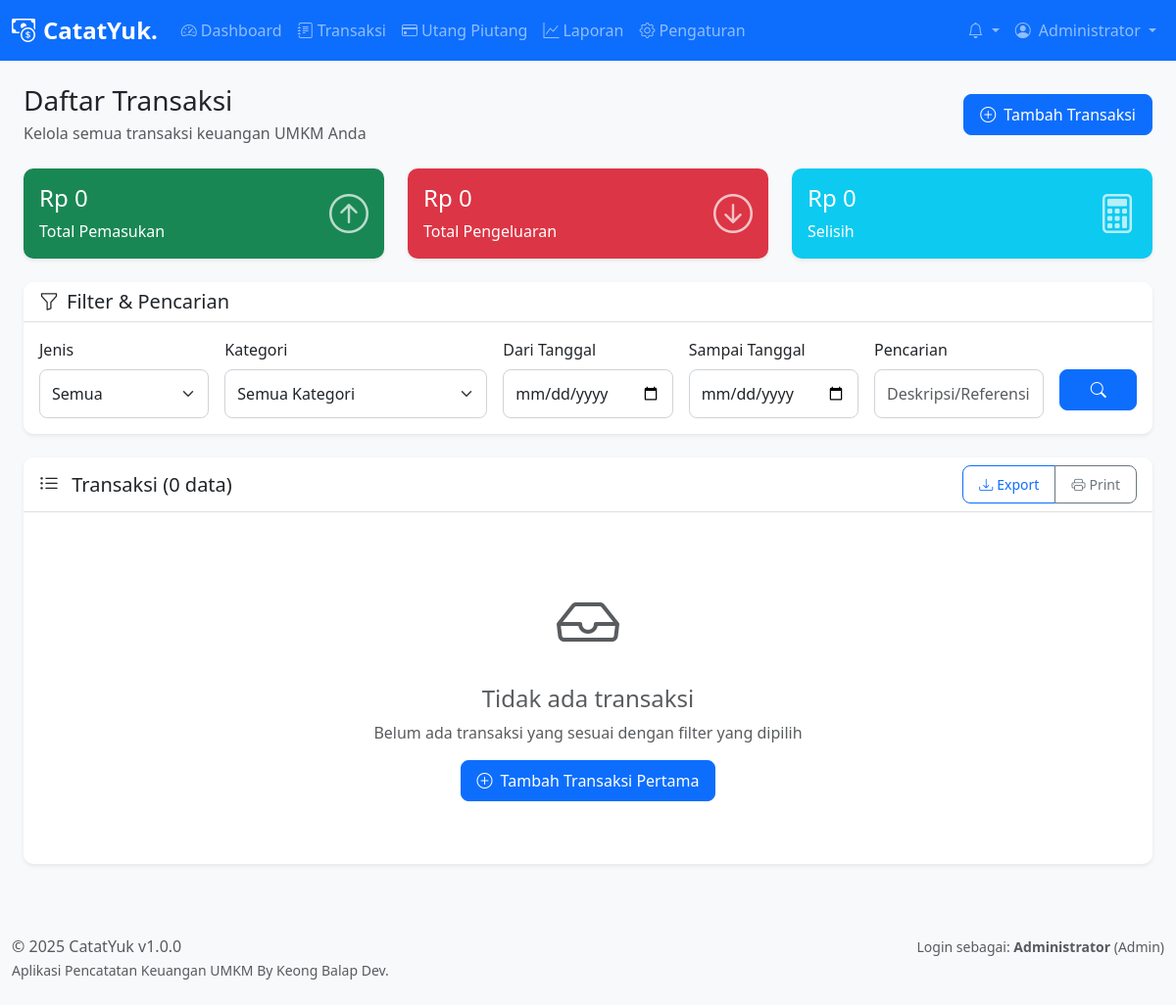
Page /pages/transactions/index.php (signed in) on the earlier database version.
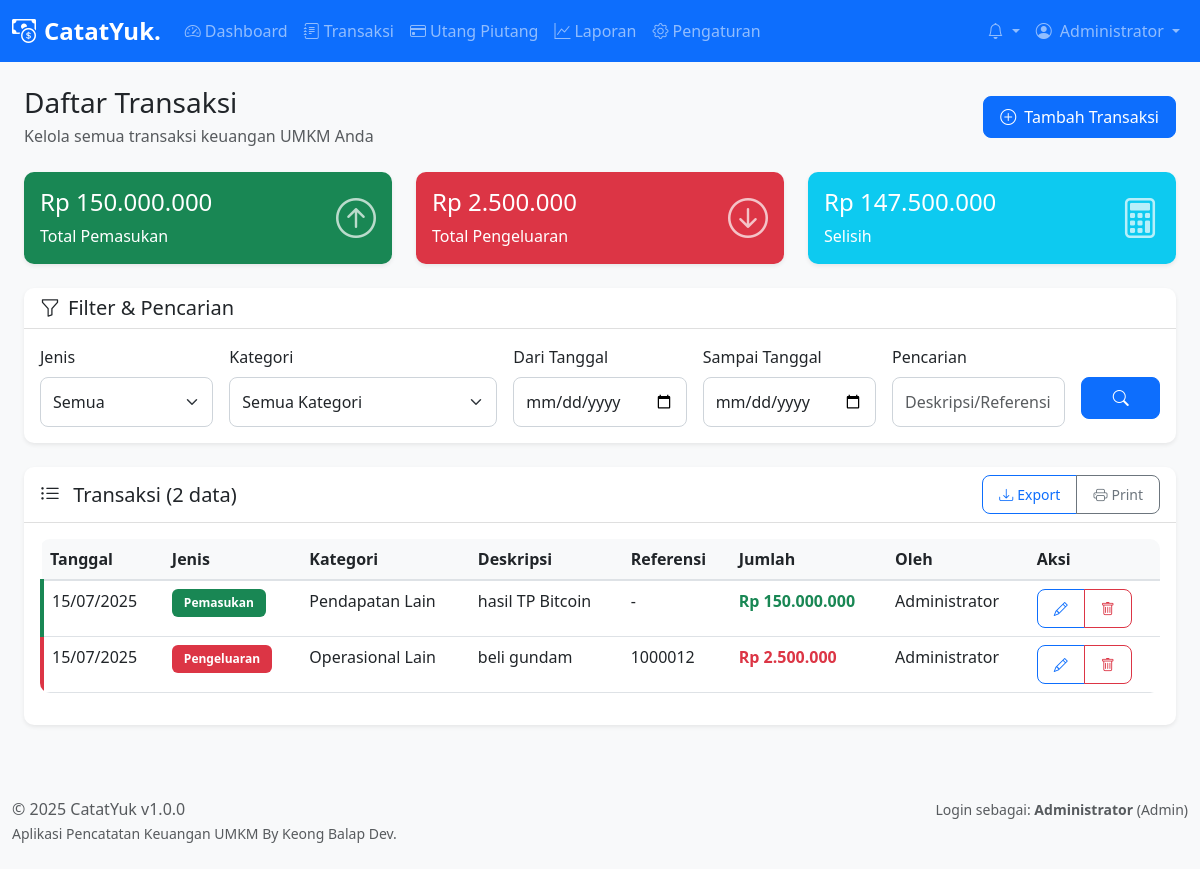
Same page on the later database version.
### tables this page shows
CREATE TABLE `transactions` (
  `id` int(11) NOT NULL,
  `user_id` int(11) NOT NULL,
  `category_id` int(11) NOT NULL,
  `type` enum('income','expense') NOT NULL,
  `amount` decimal(15,2) NOT NULL,
  `description` text DEFAULT NULL,
  `transaction_date` date NOT NULL,
  `reference_number` varchar(50) DEFAULT NULL,
  `notes` text DEFAULT NULL,
  `created_at` timestamp NOT NULL DEFAULT current_timestamp(),
  `updated_at` timestamp NOT NULL DEFAULT current_timestamp() ON UPDATE current_timestamp()
);

CREATE TABLE `categories` (
  `id` int(11) NOT NULL,
  `name` varchar(100) NOT NULL,
  `type` enum('income','expense') NOT NULL,
  `description` text DEFAULT NULL,
  `created_at` timestamp NOT NULL DEFAULT current_timestamp()
);

CREATE TABLE `users` (
  `id` int(11) NOT NULL,
  `username` varchar(50) NOT NULL,
  `password` varchar(255) NOT NULL,
  `full_name` varchar(100) NOT NULL,
  `email` varchar(100) DEFAULT NULL,
  `role` enum('admin','kasir') NOT NULL DEFAULT 'kasir',
  `status` enum('active','inactive') NOT NULL DEFAULT 'active',
  `created_at` timestamp NOT NULL DEFAULT current_timestamp(),
  `updated_at` timestamp NOT NULL DEFAULT current_timestamp() ON UPDATE current_timestamp()
);

### includes/functions.php (called while the page is built, shortened)
<?php
function formatCurrency($amount) {
    return 'Rp ' . number_format($amount, 0, ',', '.');
}
function formatDate($date, $format = 'd/m/Y') {
    return date($format, strtotime($date));
}
?>

### pages/transactions/index.php (the view, shortened to what the changed rows need)
<?php
require_once '../../includes/functions.php';
$page = max(1, intval($_GET['page'] ?? 1));
$limit = 20;
$offset = ($page - 1) * $limit;
try {
    $db = getDB();
    $where_conditions = [];
    $params = [];
    $where_clause = !empty($where_conditions) ? 'WHERE ' . implode(' AND ', $where_conditions) : '';
    $count_sql = "
        SELECT COUNT(*) as total
        FROM transactions t
        LEFT JOIN categories c ON t.category_id = c.id
        LEFT JOIN users u ON t.user_id = u.id
        $where_clause
    ";
    $stmt = $db->prepare($count_sql);
    $stmt->execute($params);
    $total_records = $stmt->fetch()['total'];
    $sql = "
        SELECT t.*, c.name as category_name, u.full_name as user_name
        FROM transactions t
        LEFT JOIN categories c ON t.category_id = c.id
        LEFT JOIN users u ON t.user_id = u.id
        $where_clause
        ORDER BY t.transaction_date DESC, t.created_at DESC
        LIMIT $limit OFFSET $offset
    ";
    $stmt = $db->prepare($sql);
    $stmt->execute($params);
    $transactions = $stmt->fetchAll();
    $totals_sql = "
        SELECT
            SUM(CASE WHEN t.type = 'income' THEN t.amount ELSE 0 END) as total_income,
            SUM(CASE WHEN t.type = 'expense' THEN t.amount ELSE 0 END) as total_expense
        FROM transactions t
        LEFT JOIN categories c ON t.category_id = c.id
        LEFT JOIN users u ON t.user_id = u.id
        $where_clause
    ";
    $stmt = $db->prepare($totals_sql);
    $stmt->execute($params);
    $totals = $stmt->fetch();
} catch (Exception $e) {
    error_log('Transactions list error: ' . $e->getMessage());
    $transactions = [];
    $categories = [];
    $total_records = 0;
    $total_pages = 0;
    $totals = ['total_income' => 0, 'total_expense' => 0];
}
include '../../components/header.php';
?>
<div class="container-fluid">
    <div class="row mb-4">
        <div class="col-12">
            <div class="d-flex justify-content-between align-items-center">
                <div>
                    <h1 class="h3 mb-1">Daftar Transaksi</h1>
                </div>
            </div>
        </div>
    </div>
    <div class="row mb-4">
        <div class="col-md-4">
            <div class="card bg-success text-white">
                <div class="card-body">
                    <div class="d-flex justify-content-between">
                        <div>
                            <h4><?php echo formatCurrency($totals['total_income']); ?></h4>
                            <p class="mb-0">Total Pemasukan</p>
                        </div>
                    </div>
                </div>
            </div>
        </div>
        <div class="col-md-4">
            <div class="card bg-danger text-white">
                <div class="card-body">
                    <div class="d-flex justify-content-between">
                        <div>
                            <h4><?php echo formatCurrency($totals['total_expense']); ?></h4>
                            <p class="mb-0">Total Pengeluaran</p>
                        </div>
                    </div>
                </div>
            </div>
        </div>
        <div class="col-md-4">
            <div class="card bg-info text-white">
                <div class="card-body">
                    <div class="d-flex justify-content-between">
                        <div>
                            <h4><?php echo formatCurrency($totals['total_income'] - $totals['total_expense']); ?></h4>
                            <p class="mb-0">Selisih</p>
                        </div>
                    </div>
                </div>
            </div>
        </div>
    </div>
    <div class="card">
        <div class="card-header d-flex justify-content-between align-items-center">
            <h5 class="card-title mb-0">
                <i class="bi bi-list-ul me-2"></i>
                Transaksi (<?php echo number_format($total_records); ?> data)
            </h5>
            <div class="btn-group btn-group-sm">
                <button type="button" class="btn btn-outline-primary" onclick="exportData()">
                </button>
                <button type="button" class="btn btn-outline-secondary" onclick="printTable()">
                </button>
            </div>
        </div>
        <div class="card-body">
            <?php if (!empty($transactions)): ?>
                <div class="table-responsive">
                    <table class="table table-hover" id="transactionsTable">
                        <thead>
                            <tr>
                                <th>Tanggal</th>
                                <th>Jenis</th>
                                <th>Kategori</th>
                                <th>Deskripsi</th>
                                <th>Referensi</th>
                                <th>Jumlah</th>
                                <th>Oleh</th>
                                <th>Aksi</th>
                            </tr>
                        </thead>
                        <tbody>
                            <?php foreach ($transactions as $transaction): ?>
                                <tr class="transaction-<?php echo $transaction['type']; ?>">
                                    <td><?php echo formatDate($transaction['transaction_date']); ?></td>
                                    <td>
                                        <span class="badge bg-<?php echo $transaction['type'] === 'income' ? 'success' : 'danger'; ?>">
                                            <?php echo $transaction['type'] === 'income' ? 'Pemasukan' : 'Pengeluaran'; ?>
                                        </span>
                                    </td>
                                    <td><?php echo htmlspecialchars($transaction['category_name']); ?></td>
                                    <td><?php echo htmlspecialchars($transaction['description']); ?></td>
                                    <td><?php echo htmlspecialchars($transaction['reference_number'] ?? '-'); ?></td>
                                    <td>
                                        <strong class="text-<?php echo $transaction['type'] === 'income' ? 'success' : 'danger'; ?>">
                                            <?php echo formatCurrency($transaction['amount']); ?>
                                        </strong>
                                    </td>
                                    <td><?php echo htmlspecialchars($transaction['user_name']); ?></td>
                                    <td>
                                        <div class="btn-group btn-group-sm">
                                            <a href="edit.php?id=<?php echo $transaction['id']; ?>"
                                               class="btn btn-outline-primary" title="Edit">
                                                <i class="bi bi-pencil"></i>
                                            </a>
                                            <button type="button" class="btn btn-outline-danger btn-delete"
                                                    onclick="deleteTransaction(<?php echo $transaction['id']; ?>)" title="Hapus">
                                                <i class="bi bi-trash"></i>
                                            </button>
                                        </div>
                                    </td>
                                </tr>
                            <?php endforeach; ?>
                        </tbody>
                    </table>
                </div>
            <?php else: ?>
                <div class="text-center py-5">
                    <i class="bi bi-inbox text-muted" style="font-size: 4rem;"></i>
                    <h4 class="text-muted mt-3">Tidak ada transaksi</h4>
                    <p class="text-muted">Belum ada transaksi yang sesuai dengan filter yang dipilih</p>
                    <a href="add.php" class="btn btn-primary">
                        <i class="bi bi-plus-circle me-2"></i>Tambah Transaksi Pertama
                    </a>
                </div>
            <?php endif; ?>
        </div>
    </div>
</div>
<?php include '../../components/footer.php'; ?>

Differences in the rows shown:
added transactions: transaction_date "15/07/2025", type "Pemasukan", category.name "Pendapatan Lain", description "hasil TP Bitcoin", reference_number "-", amount "Rp 150.000.000", user.full_name "Administrator"
added transactions: transaction_date "15/07/2025", type "Pengeluaran", category.name "Operasional Lain", description "beli gundam", reference_number "1000012", amount "Rp 2.500.000", user.full_name "Administrator"
Other differences:
formatCurrency($totals['total_income']): "Rp 0" → "Rp 150.000.000"
formatCurrency($totals['total_expense']): "Rp 0" → "Rp 2.500.000"
formatCurrency($totals['total_income'] - $totals['total_expense']): "Rp 0" → "Rp 147.500.000"
$total_records: "0" → "2"
text no longer shown: "Tidak ada transaksi Belum ada transaksi yang sesuai dengan filter yang dipilih Tambah Transaksi Pertama"
text now shown: "Tanggal Jenis Kategori Deskripsi Referensi Jumlah Oleh Aksi"
